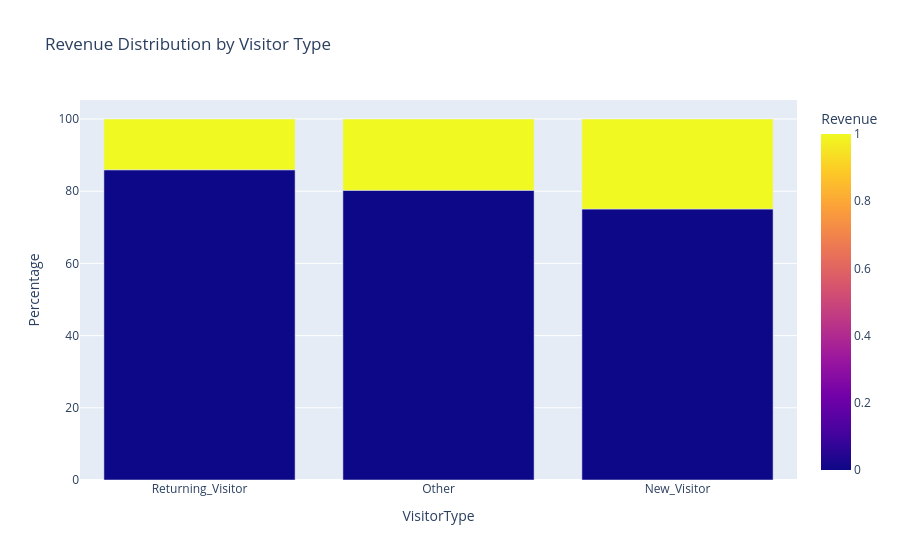

Source (notebook cell):
### Code cell
px.bar(vist_df, x='VisitorType', y='Percentage', color='Revenue', barmode='group', title='Revenue Distribution by Visitor Type').show()

### Figure 1 — Plotly figure (JSON) as saved in the notebook; plotly's stock layout.template omitted (floating-point values rounded to 4 significant figures)
{"data": [{"alignmentgroup": "True", "hovertemplate": "VisitorType=%{x}<br>Percentage=%{y}<br>Revenue=%{marker.color}<extra></extra>", "legendgroup": "", "marker": {"color": [0, 0, 0, 1, 1, 1], "coloraxis": "coloraxis", "pattern": {"shape": ""}}, "name": "", "offsetgroup": "", "orientation": "v", "showlegend": false, "textposition": "auto", "type": "bar", "x": ["Returning_Visitor", "Other", "New_Visitor", "New_Visitor", "Other", "Returning_Visitor"], "xaxis": "x", "y": [85.93, 80.25, 75.07, 24.93, 19.75, 14.07], "yaxis": "y"}], "layout": {"barmode": "group", "coloraxis": {"colorbar": {"title": {"text": "Revenue"}}, "colorscale": [[0, "#0d0887"], [0.1111, "#46039f"], [0.2222, "#7201a8"], [0.3333, "#9c179e"], [0.4444, "#bd3786"], [0.5556, "#d8576b"], [0.6667, "#ed7953"], [0.7778, "#fb9f3a"], [0.8889, "#fdca26"], [1, "#f0f921"]]}, "legend": {"tracegroupgap": 0}, "title": {"text": "Revenue Distribution by Visitor Type"}, "xaxis": {"anchor": "y", "domain": [0, 1], "title": {"text": "VisitorType"}}, "yaxis": {"anchor": "x", "domain": [0, 1], "title": {"text": "Percentage"}}}}
